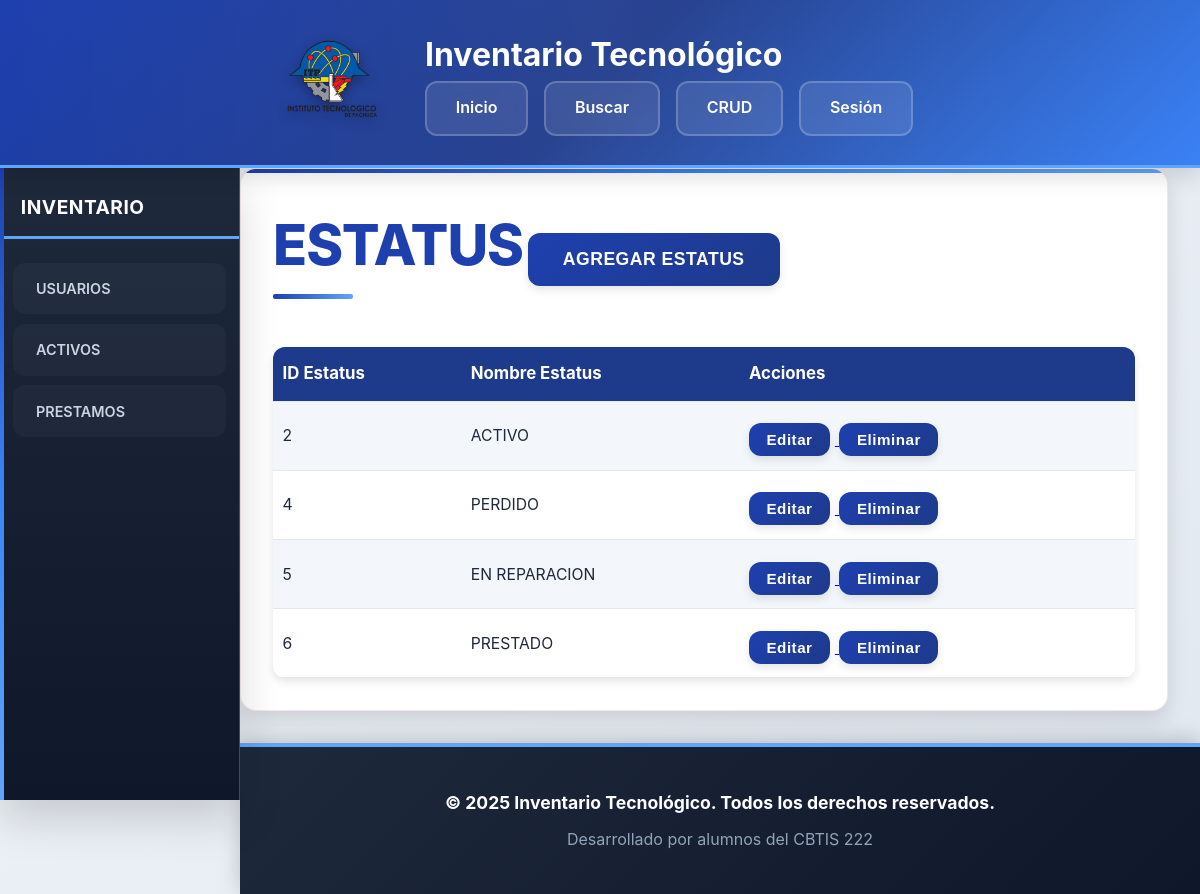
The page /pages/form_Estatus.php on the database its author committed.
### tables this page shows
CREATE TABLE `Estatus` (
  `id_estatus` int(11) NOT NULL,
  `nombre_estatus` varchar(50) NOT NULL
);

### api/consulta_estatus.php (called while the page is built, shortened)
<?php
$resultado = $conexion->query(
    "SELECT*
    FROM
    Estatus
    ORDER BY CAST(SUBSTRING(id_estatus, -4) AS UNSIGNED) ASC;"
);

### pages/form_Estatus.php (the view)
<?php
include '../includes/DBConfig.php';
include '../api/consulta_estatus.php';
?>
<?php include '../includes/header.php'; ?>
<section class="contenedor">
    <h1>ESTATUS</h1>
    <a href="./form_NuevoEstatus.php">
        <button>AGREGAR ESTATUS</button>
    </a>
    <table class="tablas">
        <tr>
            <th>ID Estatus</th>
            <th>Nombre Estatus</th>
            <th>Acciones</th>
        </tr>
        <?php while ($row = $resultado->fetch_assoc()): ?>
            <tr>
                <td><?= ($row['id_estatus']) ?></td>
                <td><?= ($row['nombre_estatus']) ?></td>
                <td><a href="./form_ActualizarEstatus.php?id=<?php echo $row['id_estatus']; ?>">
                            <button>Editar</button>
                        </a>
                    <a href="../api/eliminar_estatus.php?id=<?php echo $row['id_estatus']; ?>"
                        onclick="return confirm('¿Estás seguro de eliminar este usuario?')">
                        <button>Eliminar</button>
                    </a>
                </td>
            </tr>
        <?php endwhile; ?>
    </table>
</section>
<?php include '../includes/footer.php'; ?>

### assets/css/style.css (style rules this page uses)
* { margin: 0; padding: 0; box-sizing: border-box; }
:root { --color-guinda: #1e40af; --color-guinda-oscuro: #1e3a8a; --color-guinda-claro: #2563eb; --color-azul-electrico: #3b82f6; --color-azul-oscuro: #1e40af; --color-dorado: #60a5fa; --color-fondo: #F1F5F9; --color-fondo-secundario: #FFFFFF; --color-texto: #1E293B; --color-texto-claro: #64748B; --sombra-xs: 0 1px 2px rgba(0, 0, 0, 0.05); --sombra-sm: 0 2px 4px rgba(0, 0, 0, 0.08); --sombra-md: 0 4px 8px rgba(0, 0, 0, 0.1); --sombra-lg: 0 10px 20px rgba(0, 0, 0, 0.12); --sombra-xl: 0 20px 40px rgba(0, 0, 0, 0.15); --transicion-rapida: 0.15s ease; --transicion-normal: 0.3s ease; --transicion-lenta: 0.5s ease; --radio-sm: 8px; --radio-md: 12px; --radio-lg: 16px; }
body { font-family: -apple-system, BlinkMacSystemFont, 'Inter', 'Segoe UI', 'Roboto', sans-serif; background: linear-gradient(135deg, #F1F5F9 0%, #E2E8F0 100%); color: var(--color-texto); line-height: 1.6; min-height: 100vh; overflow-x: hidden; display: flex; flex-direction: column; }
.contenedor { margin-left: 240px; margin-top: 168px; padding: 2rem; min-height: calc(100vh - 268px); background: var(--color-fondo-secundario); border-radius: var(--radio-lg); box-shadow: var(--sombra-lg); position: relative; overflow: hidden; border: 1px solid rgba(139, 21, 56, 0.1); animation: fadeInUp 0.6s ease-out; margin-right: 2rem; margin-bottom: 2rem; flex: 1; }
.contenedor::before { content: ''; position: absolute; top: 0; left: 0; width: 100%; height: 4px; background: linear-gradient(90deg, var(--color-guinda), var(--color-azul-electrico), var(--color-dorado)); }
.contenedor h1 { color: var(--color-guinda); font-size: 3.5rem; margin-bottom: 1.5rem; font-weight: 800; letter-spacing: -1px; position: relative; display: inline-block; }
.contenedor h1::after { content: ''; position: absolute; bottom: -8px; left: 0; width: 80px; height: 5px; background: linear-gradient(90deg, var(--color-guinda), var(--color-dorado)); border-radius: 2px; }
.tablas { width: 100%; border-collapse: separate; border-spacing: 0; background: #fff; border-radius: var(--radio-md); box-shadow: var(--sombra-md); margin-top: 2rem; font-size: 1rem; table-layout: auto; overflow: hidden; }
.tablas th, .tablas td { padding: 0.85rem 0.6rem; text-align: left; border-bottom: 1px solid #e5e7eb; vertical-align: middle; max-width: 170px; word-break: break-word; white-space: normal; overflow-wrap: anywhere; }
.tablas th { white-space: normal; overflow-wrap: anywhere; font-size: 0.99rem; }
.tablas td { font-size: 0.98rem; }
@media (min-width: 1200px) { .tablas th, .tablas td { max-width: 260px; } }
.tablas th { background: var(--color-guinda-oscuro); color: #fff; font-weight: 700; font-size: 1.05rem; position: sticky; top: 0; z-index: 2; }
.tablas tr:nth-child(even) { background: #f3f6fa; }
.tablas td button { margin-right: 0.3rem; padding: 0.5rem 1.1rem; font-size: 0.95rem; }
button, input[type="submit"] { background: linear-gradient(135deg, var(--color-guinda) 0%, var(--color-guinda-oscuro) 100%); color: white; border: none; border-radius: var(--radio-md); font-size: 1.1rem; font-weight: 700; padding: 1rem 2.2rem; cursor: pointer; transition: var(--transicion-normal); box-shadow: var(--sombra-md); margin-top: 0.5rem; letter-spacing: 0.5px; position: relative; overflow: hidden; }

### rows shown on the page
estatus: id_estatus "2", nombre_estatus "ACTIVO"
estatus: id_estatus "4", nombre_estatus "PERDIDO"
estatus: id_estatus "5", nombre_estatus "EN REPARACION"
estatus: id_estatus "6", nombre_estatus "PRESTADO"
